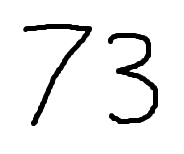
#> input picture Computer Vision/73.png, 184 x 154 px
$ jupyter execute --allow-errors Cortana_MuhammadBagoesA_OCR.ipynb   (shell and % lines are left out)
#> lines starting #> are read from the running program, lines starting #| are printed output that depends on the picture; after the words box and inside, x2 and y2 are one past the last pixel; in counts of white or black regions, pixels touching at a corner belong together
#> further down, image is the input picture: shape (154, 184, 3); min 0, max 255, mean 237.2
[cell 1]
# Jalankan kalau belum pernah install

[cell 2]
import numpy as np
import cv2
import matplotlib.pyplot as plt
from skimage.feature import hog

from skimage import measure
from skimage import morphology

[cell 3]
def labeled_user_image(image,k = 0):

#> called with k = 0
    imgray = cv2.cvtColor(image, cv2.COLOR_BGR2GRAY)
    (thresh, im_bw) = cv2.threshold(imgray, 90, 255, cv2.THRESH_BINARY | cv2.THRESH_OTSU)
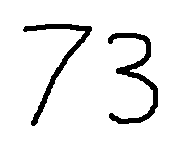
#> im_bw: shape (154, 184); 92.9% white; 2 black regions, box (x1, y1, x2, y2) and area: (108, 33, 158, 124) 1073, (23, 24, 92, 126) 932
#> thresh = 120
    #im_bw= cv2.adaptiveThreshold(imgray, 255, cv2.ADAPTIVE_THRESH_GAUSSIAN_C,cv2.THRESH_BINARY, 11, 2)
    im_bw = np.array(255-im_bw, dtype=bool)
    cleaned = morphology.remove_small_objects(im_bw, min_size=20, connectivity=2)
    cleaned = np.array(cleaned, dtype=int)
    cleaned = 255+cleaned
    label, n = measure.label(cleaned, background=255, return_num=True, connectivity=2)
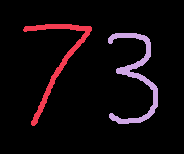
#> label: shape (154, 184) int64; 3 distinct labels, from 0 to 2; one colour per label, 0 black
#> n = 2
    print("numbers of numbers on image : ",n)
#| numbers of numbers on image :  2
    x = []
    y = []
    numbers = []
    ph=[]
    rect=[]
    for i in range(1, n + 1):
        for r in range(label.shape[0]):
            for c in range(label.shape[1]):
                if label[r, c] == i:
                    x.append(c)
                    y.append(r)

        digit = im_bw[min(y): max(y), min(x): max(x)]

        rect.append([(min(x), min(y)), (max(x) - min(x)), (max(y) - min(y))])

        #tidak terpakai
        padd_y = 0
        padding = np.zeros([digit.shape[0]+padd_y, digit.shape[1] + k], dtype='float64')
        padding[padd_y//2:padding.shape[0]-padd_y//2, k//2:padding.shape[1] - k//2] = digit
        ph.append(padding)

        re_digit= cv2.resize(np.array(padding,dtype='float64'), (28, 28), interpolation=cv2.INTER_AREA)
        re_digit = cv2.dilate(re_digit, (3, 3))
        # Calculate the HOG features
        roi_hog_fd = hog(re_digit, orientations=9, pixels_per_cell=(14, 14), cells_per_block=(1, 1), visualize=False)

        numbers.append( np.array([roi_hog_fd], 'float64'))
        x = []
        y = []
#> this loop made 2 passes
#> pass 1, in labeled_user_image, `digit = im_bw[min(y): max(y), min(x): max(x)]`:
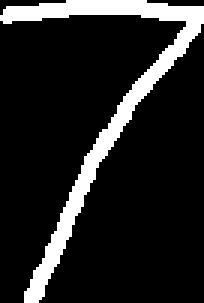
#> digit: shape (101, 68) bool (shown 3 times larger); 13.5% white; 1 white region, box (x1, y1, x2, y2) and area: (0, 0, 68, 101) 925
#> pass 1, in labeled_user_image, `re_digit= cv2.resize(np.array(padding,dtype='float64'), (28, 28), inte..`:
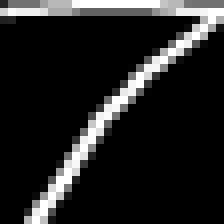
#> re_digit: shape (28, 28) float64 (shown 8 times larger); min 0, max 1, mean 0.135
#> pass 1, in labeled_user_image, `re_digit = cv2.dilate(re_digit, (3, 3))`:
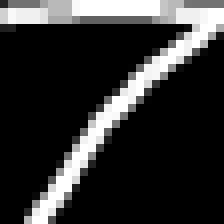
#> re_digit: shape (28, 28) float64 (shown 8 times larger); min 0, max 1, mean 0.192
#> pass 2, in labeled_user_image, `digit = im_bw[min(y): max(y), min(x): max(x)]`:
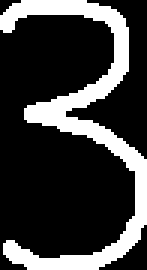
#> digit: shape (90, 49) bool (shown 3 times larger); 23.7% white; 1 white region, box (x1, y1, x2, y2) and area: (0, 0, 49, 90) 1043
#> after the loop:
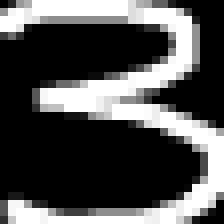
#> re_digit: shape (28, 28) float64 (shown 8 times larger); min 0, max 1, mean 0.318
#> after the loop, numbers = 2 items; ph = 2 items; rect = [[(23, 24), 68, 101], [(108, 33), 49, 90]]

    return numbers,ph,rect

[cell 4]
# Cara penggunaan
image_path = '73.png'
image = cv2.imread(image_path)
numbers, ph, rect = labeled_user_image(image)
#> numbers = 2 items; ph = 2 items; rect = [[(23, 24), 68, 101], [(108, 33), 49, 90]]

print("rect : ",rect)
#| rect :  [[(23, 24), 68, 101], [(108, 33), 49, 90]]

plt.imshow(image)
# rect berupa list titik koordinat objek dan lebar serta tinggi
# gunakan value dari rect untuk melakukan prediction

[cell 5]
from keras.datasets import mnist
from keras.utils import to_categorical

#> (the rest of this cell did not finish here and is left out)

[cell 6]
from keras.models import Sequential
from keras.layers import Dense, Conv2D, MaxPool2D, Flatten

#> (a cell that did not finish here is left out)

#> (a cell that did not finish here is left out)

[cell 9]
def detect_number(rect, image):
  rois = []
  for (x,y),w,h in rect:
    roi = image[y:y+h, x:x+w]
    roi = cv2.cvtColor(roi, cv2.COLOR_BGR2GRAY)
    roi = cv2.bitwise_not(roi)

    pad = 80
    padding = np.zeros([roi.shape[0]+pad, roi.shape[1]+pad], dtype='float64')
    padding[pad//2:padding.shape[0]-pad//2, pad//2:padding.shape[1]-pad//2] = roi

    padding = cv2.resize(np.array(padding,dtype='float64'), (28, 28), interpolation=cv2.INTER_AREA)
    padding = cv2.dilate(padding, (3, 3))

    padding = padding/255
    padding = padding.reshape(28, 28, 1)
    rois.append(padding)
#> this loop made 2 passes
#> (x, y, w, h, pad) on passes 1 to 2: (23, 24, 68, 101, 80), (108, 33, 49, 90, 80)
#> pass 1, in detect_number, `roi = image[y:y+h, x:x+w]`:
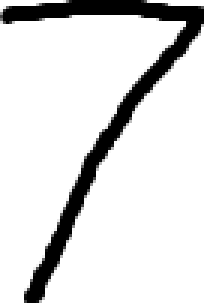
#> roi: shape (101, 68, 3) (shown 3 times larger); min 0, max 255, mean 221
#> pass 1, in detect_number, `roi = cv2.bitwise_not(roi)`:
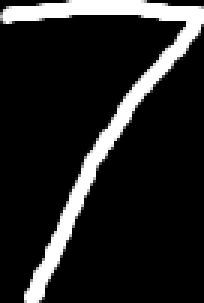
#> roi: shape (101, 68) (shown 3 times larger); min 0, max 255, mean 34
#> after the loop:
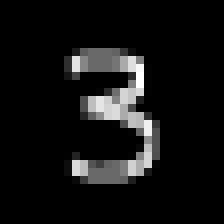
#> padding: shape (28, 28, 1) float64 (shown 8 times larger); min 0, max 1, mean 0.0721
#> after the loop, rois = 2 items
  return rois

#> (a cell that did not finish here is left out)

#> (a cell that did not finish here is left out)

[cell 12]
x_ocr = detect_number(rect, image)
#> x_ocr = 2 items
new_x = np.asarray(x_ocr)

#> (the rest of this cell did not finish here and is left out)
